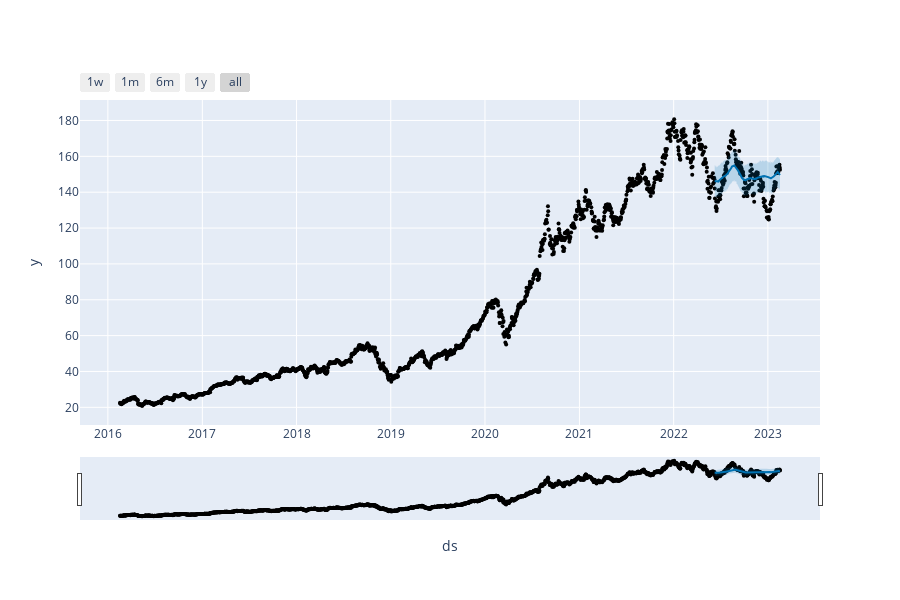

Notebook code for this chart:
### Code cell
plot_plotly(model,aapl_test_fcst)

### Figure 1 — Plotly figure (JSON) as saved in the notebook; plotly's stock layout.template omitted (floating-point values rounded to 4 significant figures; data arrays with more than 128 entries replaced by an {"elided": "..."} marker saying what was removed)
{"data": [{"marker": {"color": "black", "size": 4}, "mode": "markers", "name": "Actual", "type": "scatter", "x": {"elided": "1765 str values"}, "y": {"elided": "1765 float values"}}, {"hoverinfo": "skip", "line": {"width": 0}, "mode": "lines", "type": "scatter", "x": {"elided": "175 str values"}, "y": {"elided": "175 float values"}}, {"fill": "tonexty", "fillcolor": "rgba(0, 114, 178, 0.2)", "line": {"color": "#0072B2", "width": 2}, "mode": "lines", "name": "Predicted", "type": "scatter", "x": {"elided": "175 str values"}, "y": {"elided": "175 float values"}}, {"fill": "tonexty", "fillcolor": "rgba(0, 114, 178, 0.2)", "hoverinfo": "skip", "line": {"width": 0}, "mode": "lines", "type": "scatter", "x": {"elided": "175 str values"}, "y": {"elided": "175 float values"}}], "layout": {"height": 600, "showlegend": false, "width": 900, "xaxis": {"rangeselector": {"buttons": [{"count": 7, "label": "1w", "step": "day", "stepmode": "backward"}, {"count": 1, "label": "1m", "step": "month", "stepmode": "backward"}, {"count": 6, "label": "6m", "step": "month", "stepmode": "backward"}, {"count": 1, "label": "1y", "step": "year", "stepmode": "backward"}, {"step": "all"}]}, "rangeslider": {"visible": true}, "title": {"text": "ds"}, "type": "date"}, "yaxis": {"title": {"text": "y"}}}}
